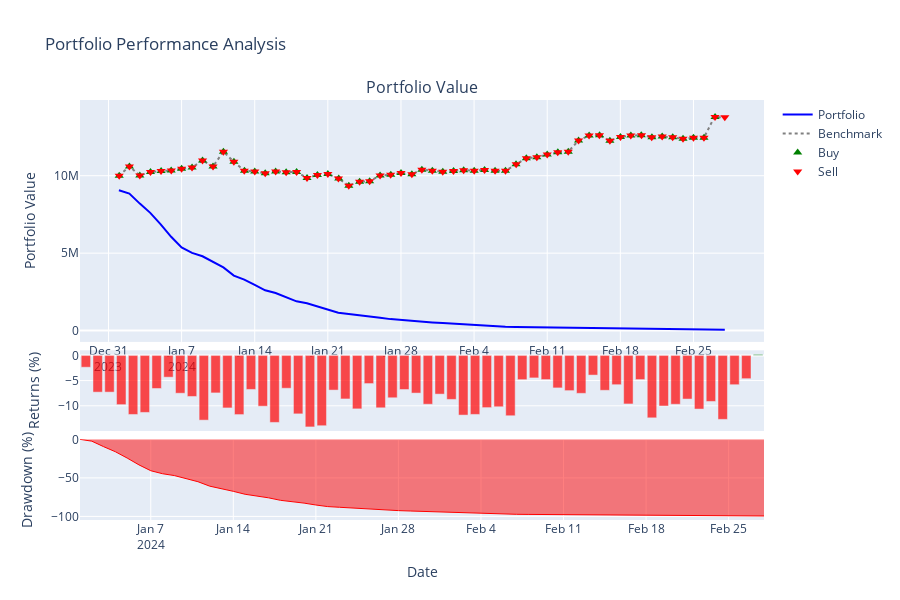
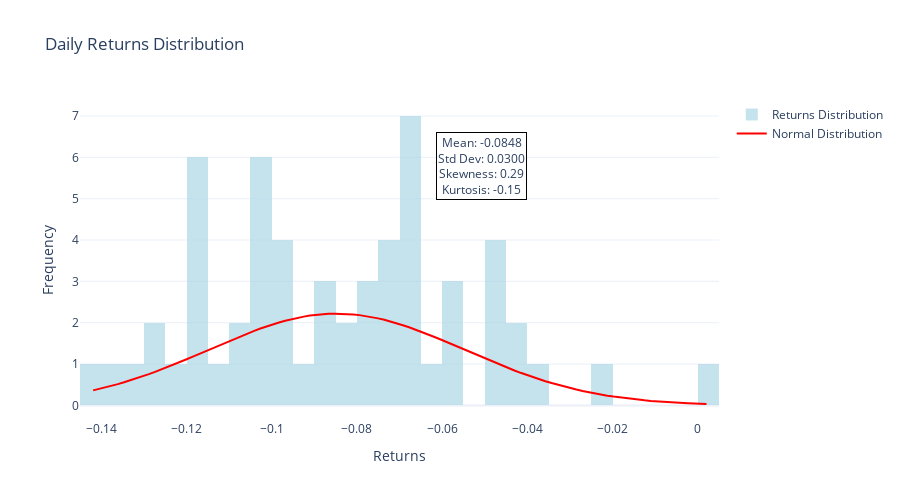
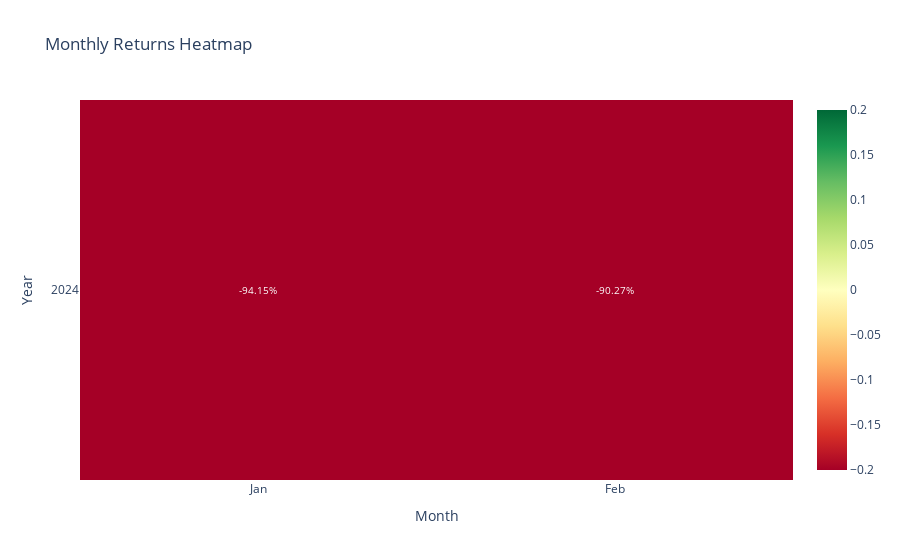

Source (notebook cell) for these figures, in order:
### Code cell
# 1. 포트폴리오 성과 차트
result.plot_portfolio_performance()

# 2. 수익률 분포 
result.plot_returns_distribution(period="daily")

# 3. 월별 수익률 히트맵
result.plot_monthly_returns_heatmap()

# 4. 성과 비교표
result.show_performance_comparison()
